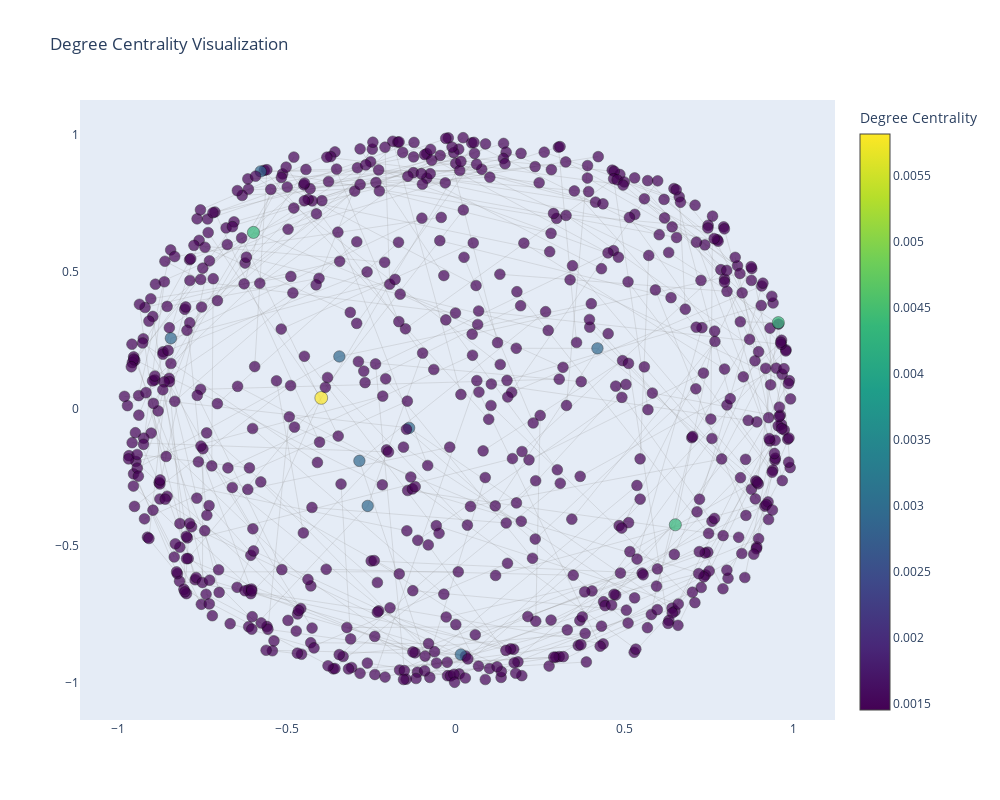

Notebook source saved alongside this figure:
### Markdown cell above
Degree Centrality

### Code cell
# Calculate Degree Centrality
degree_centrality = nx.degree_centrality(G)

# Node Colors and Sizes based on Degree Centrality
node_colors = [degree_centrality[node] for node in G.nodes()]
node_sizes = [500 * degree_centrality[node] + 10 for node in G.nodes()]

# Plot Nodes
pos = nx.spring_layout(G, seed=42, k=0.4)

x_nodes = [pos[node][0] for node in G.nodes()]
y_nodes = [pos[node][1] for node in G.nodes()]

node_trace = go.Scatter(
    x=x_nodes,
    y=y_nodes,
    mode='markers',
    marker=dict(
        size=node_sizes,
        color=node_colors,
        colorscale='Viridis',
        colorbar=dict(title="Degree Centrality"),
        line=dict(width=0.5, color='black')
    ),
    hoverinfo='text',
    text=[f'{node}: {degree_centrality[node]:.4f}' for node in G.nodes()]
)

# Plot Edges
edge_x = []
edge_y = []
for edge in G.edges():
    x0, y0 = pos[edge[0]]
    x1, y1 = pos[edge[1]]
    edge_x.extend([x0, x1, None])
    edge_y.extend([y0, y1, None])

edge_trace = go.Scatter(
    x=edge_x,
    y=edge_y,
    mode='lines',
    line=dict(width=0.5, color='rgba(150,150,150,0.5)'),
    hoverinfo='none'
)

# Plot Figure
fig = go.Figure(data=[edge_trace, node_trace])
fig.update_layout(
    title='Degree Centrality Visualization',
    showlegend=False,
    hovermode='closest',
    width=1000,
    height=800,
    xaxis=dict(showgrid=False, zeroline=False),
    yaxis=dict(showgrid=False, zeroline=False),
)
fig.show()

### Figure 1 — Plotly figure (JSON) as saved in the notebook; plotly's stock layout.template omitted (floating-point values rounded to 4 significant figures; data arrays with more than 128 entries replaced by an {"elided": "..."} marker saying what was removed)
{"data": [{"hoverinfo": "none", "line": {"color": "rgba(150,150,150,0.5)", "width": 0.5}, "mode": "lines", "type": "scatter", "x": {"elided": "1059 float values"}, "y": {"elided": "1059 float values"}}, {"hoverinfo": "text", "marker": {"color": {"elided": "689 float values"}, "colorbar": {"title": {"text": "Degree Centrality"}}, "colorscale": [[0, "#440154"], [0.1111, "#482878"], [0.2222, "#3e4989"], [0.3333, "#31688e"], [0.4444, "#26828e"], [0.5556, "#1f9e89"], [0.6667, "#35b779"], [0.7778, "#6ece58"], [0.8889, "#b5de2b"], [1, "#fde725"]], "line": {"color": "black", "width": 0.5}, "size": {"elided": "689 float values"}}, "mode": "markers", "text": {"elided": "689 str values"}, "type": "scatter", "x": {"elided": "689 float values"}, "y": {"elided": "689 float values"}}], "layout": {"height": 800, "hovermode": "closest", "showlegend": false, "title": {"text": "Degree Centrality Visualization"}, "width": 1000, "xaxis": {"showgrid": false, "zeroline": false}, "yaxis": {"showgrid": false, "zeroline": false}}}
